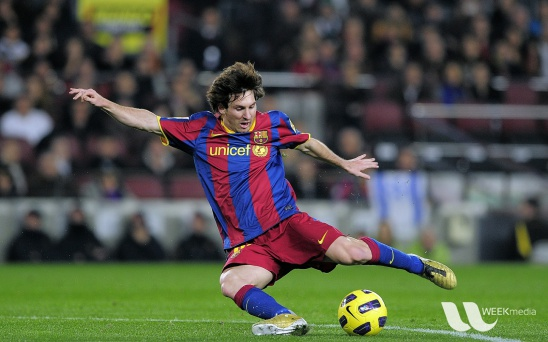
#> input picture OpenCv/messi5.jpg, 548 x 342 px
$ jupyter execute 25_template_matching.ipynb
#> lines starting #> are read from the running program, lines starting #| are printed output that depends on the picture
[cell 1]
import cv2 as cv
import numpy as np
from matplotlib import pyplot as plt

[cell 2]
img = cv.imread('messi5.jpg')
#> img is the input picture: shape (342, 548, 3); mean B, G, R 72.4, 86, 82.2
grey_img = cv.cvtColor(img, cv.COLOR_BGR2GRAY)
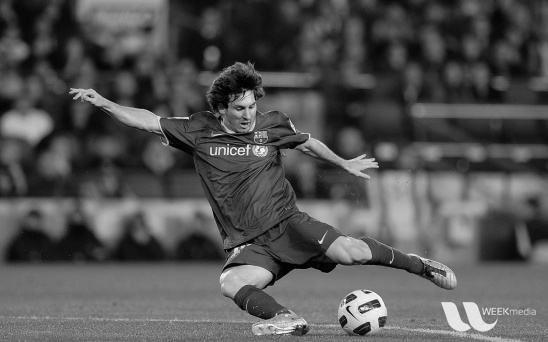
#> grey_img: shape (342, 548); min 0, max 251, mean 83.3
template = cv.imread('messi_face.jpg', 0)
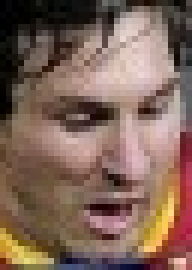
#> input picture OpenCv/messi_face.jpg, 32 x 45 px (shown 6 times larger)
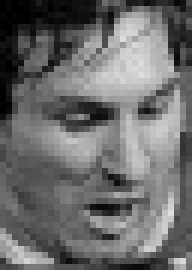
#> template: shape (45, 32) (shown 6 times larger); min 0, max 223, mean 108.1

w, h = template.shape[::-1]
#> w = 32; h = 45

res = cv.matchTemplate(grey_img, template, cv.TM_CCOEFF_NORMED )
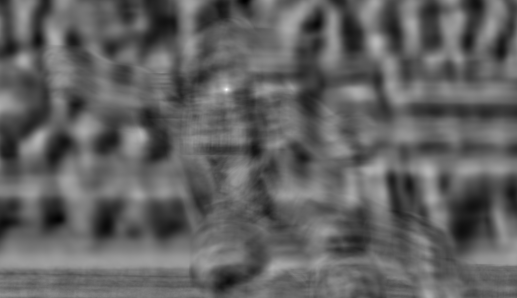
#> res: shape (298, 517) float32; min -0.603, max 0.999, mean 0.0116; drawn with min black and max white
print(res)
#> (printed output is left out)

threshold = 0.3
loc = np.where(res >= threshold)
#> loc = 10447 positions, rows 0 to 297, columns 0 to 516
print(loc)
#> (printed output is left out)

for pt in zip(*loc[::-1]):
    cv.rectangle(img, pt, (pt[0] + w, pt[1] + h), (0, 0, 255), 2)
#> this loop made 10447 passes
#> pt on passes 1 to 3: (61, 0), (62, 0), (63, 0)
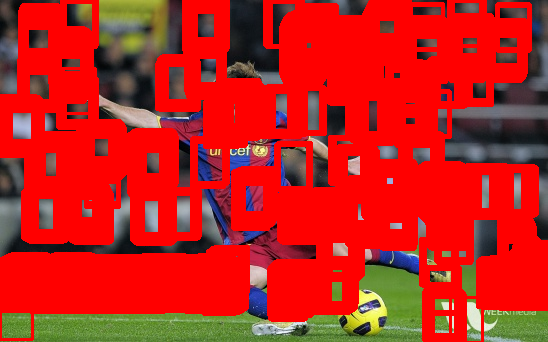
#> img: shape (342, 548, 3); mean B, G, R 27.6, 34.2, 192.6

cv.imshow('img', img)

cv.waitKey(0)
cv.destroyAllWindows()

[cell 3]
template.shape
#> Out = (45, 32)
